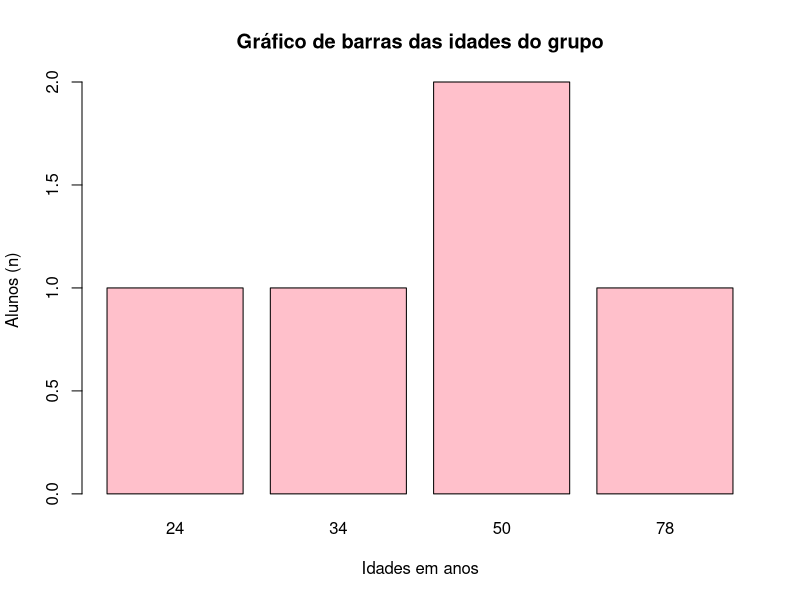
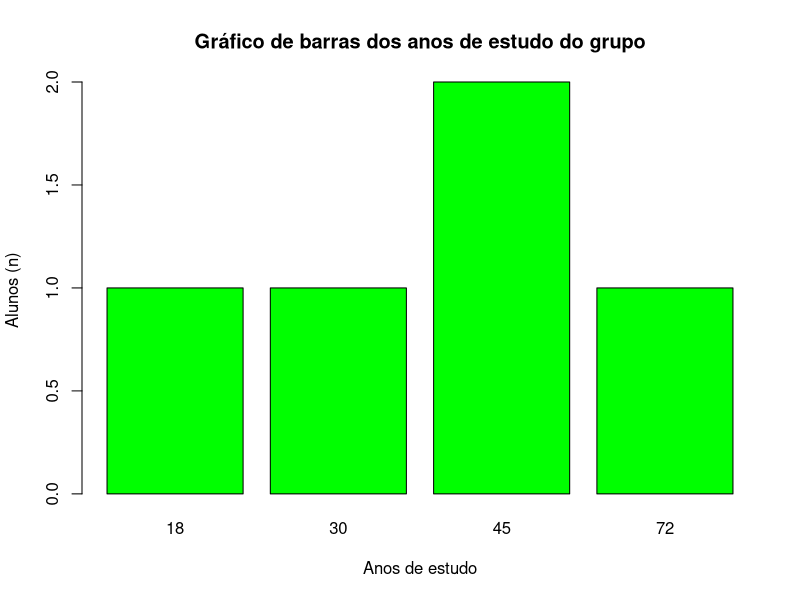
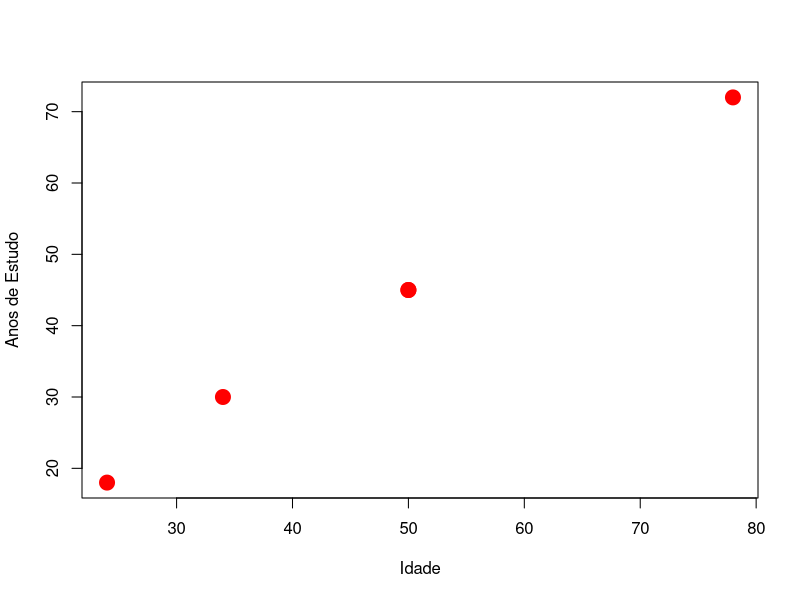

Generate these figures, in order, with R:
## ---- chunk 1
# como nomear objetos:
exemplo.de.nome <- "exemplo"
exemplo_de_nome <- "exemplo"
exemploNome <- "exemplo"
nomeExemplo <- "exemplo"

## ---- chunk 2

# Criando um objeto numérico:
numero.um <- 1
numero.dois <- 2
numero_inteiro <- 543
decimais <- 0.5

# Verificando o quê tem dentro do objeto:
numero.um
numero.dois
numero_inteiro
decimais

# Verificando o tipo (classe) de dados de um objeto:
class(numero.um)
class(numero.dois)
class(numero_inteiro)
class(decimais)

## ---- chunk 3

# Criando um objeto numérico:
meu.texto <- "texto vem aqui entre aspas"
meuNome <- "alexandre"
outro_texto <- "outro texto"
titulo <- "texto"


# Verificando o quê tem dentro do objeto:
meu.texto
meuNome
outro_texto
titulo

# Verificando o tipo de dado de um objeto:
class(meu.texto)
class(meuNome)
class(outro_texto)
class(titulo)
## ---- chunk 4

x <- 5
y <- 10

# Comparação que retorna um valor booleano
x == y  #FALSE
x < y #TRUE
y > x #FALSE
## ---- chunk 5
# Criando um vetor com categorias
sexo <- c("masculino", "feminino", "feminino", "masculino")

# Convertendo para fator
fator_sexo <- factor(sexo)

# Verificando os níveis
levels(fator_sexo)

## ---- chunk 6

# Criando vetores numéricos, de caracteres e lógicos
vetor_numerico <- c(1, 2, 3, 4, 5)
vetor_caractere <- c("a", "b", "c")
vetor_logico <- c(TRUE, FALSE, TRUE)

# Exibindo os vetores
vetor_numerico
vetor_caractere
vetor_logico

# Verificando o tipo de cada vetor
class(vetor_numerico)
class(vetor_caractere)
class(vetor_logico)

## ---- chunk 7
# Criando uma matriz
matriz_exemplo <- matrix(1:9, nrow = 3, ncol = 3)

# Exibindo a matriz
matriz_exemplo

# Verificando a classe
class(matriz_exemplo)

## ---- chunk 8

df <-
  data.frame(
  nome = c("Alice", "Bob", "Carol"),
  idade = c(25, 30, 22),
  sexo = factor(c("feminino", "masculino", "feminino"))
)

## ---- chunk 9

df
## ---- chunk 10
str(df)
## ---- chunk 11
head(df)
## ---- chunk 12
names(df)
## ---- chunk 13
minha_lista <- list(nome = "Alexandre",
                    numeros = c(1, 2, 3),
                    matriz = matriz_exemplo)
## ---- chunk 14
minha_lista
## ---- chunk 15
# Acessando elementos da lista
minha_lista$nome
minha_lista$numeros
minha_lista$matriz

## ---- chunk 16
# exemplo
nomes <- c("Spearman", "Revelle", "Pasquali", "Pearson", "Cattell")
idades <- c(24, 50, 34, 78, 50)
anos_de_estudo <- c(18, 45, 30, 72, 45)

#continue para gênero, nível de amor e expectativas...
## ---- chunk 17

#exemplo
df <- data.frame(nomes, idades, anos_de_estudo) #continue com as demais variáveis

#você pode elaborar o df diretamente, sem fazer os vetores antes:
df <- data.frame(
  nomes = c("Spearman", "Revelle", "Pasquali", "Pearson", "Cattell"),
  idades = c(24, 50, 34, 78, 50),
  anos_de_estudo = c(18, 45, 30, 72, 45)) #continue com as demais variáveis

print(df)

## ---- chunk 18
#exemplo
media_idade <- mean(df$idades)
print(media_idade)
## ---- chunk 19
#exemplo
tabela_idade <- table(df$idades)
tabela_idade
## ---- chunk 20
#exemplo
barplot(height = tabela_idade, #table() conta a frequência de um valor
        main = "Gráfico de barras das idades do grupo", #título do gráfico
        col = "pink", #cor das barras
        xlab = "Idades em anos", #título do eixo x
        ylab = "Alunos (n)", #título do eixo y
        ) 


barplot(height = table(df$anos_de_estudo), #table() conta a frequência de um valor
        main = "Gráfico de barras dos anos de estudo do grupo", #título do gráfico
        col = "green", #cor das barras
        xlab = "Anos de estudo", #título do eixo x
        ylab = "Alunos (n)", #título do eixo y
        ) 

## ---- chunk 21
#exemplo
plot(x = df$idades, #variável 1
     y = df$anos_de_estudo, #variável 2
     xlab = "Idade", #título do eixo x
     ylab = "Anos de Estudo", #título do eixo y
     col="red",#cor dos símbolos
     pch = 20, #formato dos símbolos 
     cex = 3) #tamanho dos símbolos
## ---- chunk 22
library(readxl)
## ---- chunk 23

# carregar o pacote:
library(readxl)

# abrir o banco de dados:
## exemplo é o nome do objeto que será criado no R
## read_excel() é a função do pacote readxl
## path é o caminho do meu arquivo no meu computador
exemplo <- read_excel(path = "dados/exemplo.xlsx")

## ---- chunk 24
exemplo <- readxl::read_excel(path = "dados/exemplo.xlsx")
exemplo
